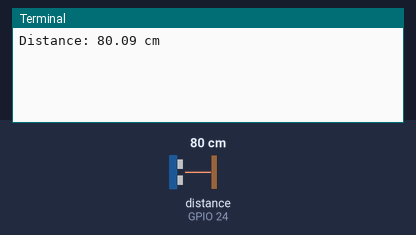
The program below on a simulated Raspberry Pi (BCM pin numbers). Parts: the last lines printed to the terminal. The test bench sets the inputs (shaded band); at power-on: distance to the obstacle (sensor on GPIO 24) 80 cm. The echo pulse lasts 58.3 µs per cm; the clock reads 2024-03-15 10:24:30 at power-on unless the program sets it.

Above: at 1.2 s.
1.3 s: distance to the obstacle (sensor on GPIO 24) set to 2 cm
At 1.3 s:
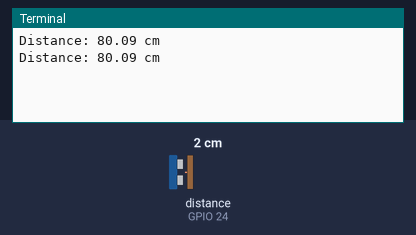
2.8 s: distance to the obstacle (sensor on GPIO 24) set to 4 cm
At 4.3 s:
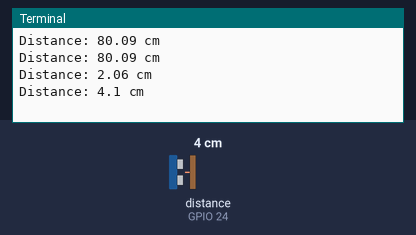
Timing chart, 0 to 5.8 s (numbered marks = the images above; inputs shaded):
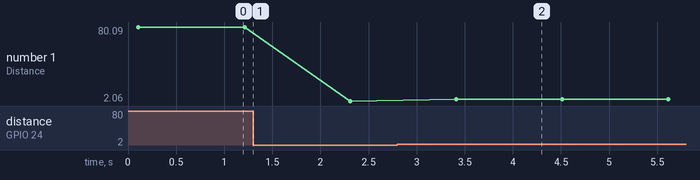

The program:

ultrasonic_test.py
```python
import RPi.GPIO as GPIO
import time

# Set up GPIO mode
GPIO.setmode(GPIO.BCM)

# Define GPIO pins for HC-SR04
TRIG = 23  # GPIO pin for Trigger
ECHO = 24  # GPIO pin for Echo

# Set up the Trigger and Echo pins
GPIO.setup(TRIG, GPIO.OUT)
GPIO.setup(ECHO, GPIO.IN)

# Function to measure distance
def measure_distance():
    # Ensure the Trigger pin is low initially
    GPIO.output(TRIG, GPIO.LOW)
    time.sleep(0.1)

    # Send a 10us pulse to trigger the sensor
    GPIO.output(TRIG, GPIO.HIGH)
    time.sleep(0.00001)
    GPIO.output(TRIG, GPIO.LOW)

    # Measure the pulse duration from the Echo pin
    while GPIO.input(ECHO) == GPIO.LOW:
        pulse_start = time.time()

    while GPIO.input(ECHO) == GPIO.HIGH:
        pulse_end = time.time()

    # Calculate the distance in cm
    pulse_duration = pulse_end - pulse_start
    distance = pulse_duration * 17150  # Speed of sound is 34300 cm/s, divide by 2 for round trip
    distance = round(distance, 2)

    return distance

# Main loop to repeatedly measure distance
try:
    while True:
        distance = measure_distance()
        print(f"Distance: {distance} cm")
        time.sleep(1)

except KeyboardInterrupt:
    print("Measurement stopped by User")
    GPIO.cleanup()  # Clean up GPIO settings when the program is stopped
```

Measured:
- after the input at 2.8 s, the terminal: prints a new line after 0.61 s (image 2)
- plotted number 1: 80.09 → 2.06 after the input at 1.3 s, 2.06 → 4.1 after the input at 2.8 s
